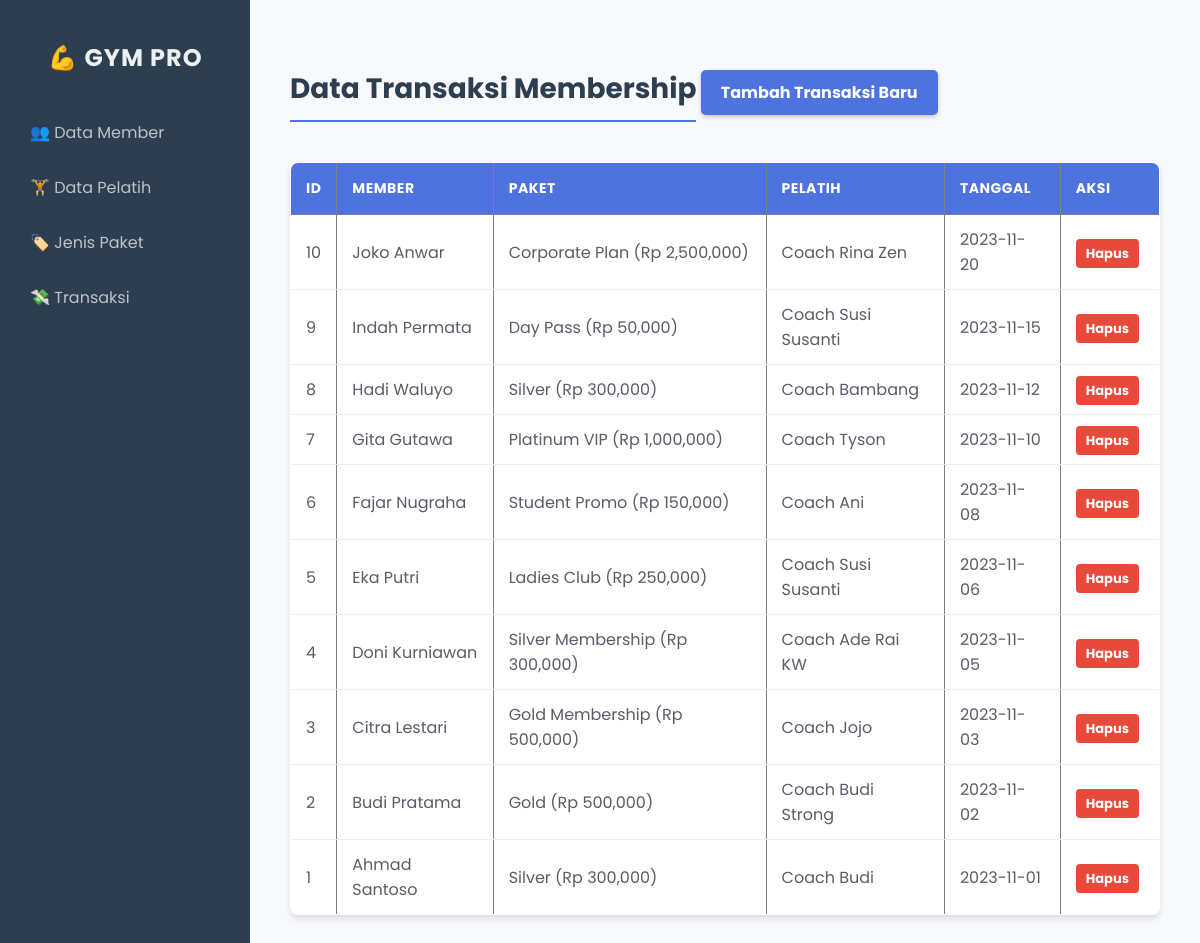
The app's page /index.php?page=transaksi with its own data.
### tables this page shows
CREATE TABLE `transaksi` (
  `id` int(11) NOT NULL,
  `id_member` int(11) DEFAULT NULL,
  `id_jenis` int(11) DEFAULT NULL,
  `id_pelatih` int(11) DEFAULT NULL,
  `tanggal_daftar` date DEFAULT NULL
);

CREATE TABLE `member` (
  `id` int(11) NOT NULL,
  `nama_member` varchar(100) NOT NULL,
  `no_telp` varchar(20) NOT NULL
);

CREATE TABLE `jenis_member` (
  `id` int(11) NOT NULL,
  `nama_jenis` varchar(50) NOT NULL,
  `harga` int(11) NOT NULL
);

CREATE TABLE `pelatih` (
  `id` int(11) NOT NULL,
  `nama_pelatih` varchar(100) NOT NULL,
  `keahlian` varchar(100) NOT NULL
);

### viewmodels/TransaksiViewModel.php (called while the page is built, shortened)
<?php
include_once __DIR__ . '/../models/Transaksi.php';
class TransaksiViewModel {
    public function fetchAll() {
        $database = new Database();
        $db = $database->getConnection();
        $transaksi = new Transaksi($db);
        return $transaksi->read();
    }
}
?>

### models/Transaksi.php (called while the page is built, shortened)
<?php
class Transaksi {
    private $conn;
    private $table_name = "transaksi";
    public function __construct($db) {
        $this->conn = $db;
    }
   public function read() {
        $query = "SELECT t.id, m.nama_member, j.nama_jenis, j.harga, p.nama_pelatih, t.tanggal_daftar
                  FROM " . $this->table_name . " t
                  JOIN member m ON t.id_member = m.id
                  JOIN jenis_member j ON t.id_jenis = j.id
                  JOIN pelatih p ON t.id_pelatih = p.id
                  ORDER BY t.id DESC";
        $result = $this->conn->query($query);
        return $result;
    }
}
?>

### views/transaksi_list.php (the view)
<?php
include_once 'viewmodels/TransaksiViewModel.php';
$viewModel = new TransaksiViewModel();
$viewModel->handleRequest();
$transaksi_list = $viewModel->fetchAll();
?>
<h3>Data Transaksi Membership</h3>
<a href="index.php?page=transaksi_form">Tambah Transaksi Baru</a>
<table border="1" cellpadding="10" cellspacing="0">
    <thead>
        <tr>
            <th>ID</th>
            <th>Member</th>
            <th>Paket</th>
            <th>Pelatih</th>
            <th>Tanggal</th>
            <th>Aksi</th>
        </tr>
    </thead>
    <tbody>
        <?php while($row = $transaksi_list->fetch_assoc()): ?>
        <tr>
            <td><?= $row['id'] ?></td>
            <td><?= $row['nama_member'] ?></td>
            <td><?= $row['nama_jenis'] ?> (Rp <?= number_format($row['harga']) ?>)</td>
            <td><?= $row['nama_pelatih'] ?></td>
            <td><?= $row['tanggal_daftar'] ?></td>
            <td>
                <a href="index.php?page=transaksi&action=delete&id=<?= $row['id'] ?>" onclick="return confirm('Hapus Data Transaksi?')">Hapus</a>
            </td>
        </tr>
        <?php endwhile; ?>
    </tbody>
</table>

### css/style.css (style rules this page uses)
:root { --primary-color: #4e73df; --secondary-color: #858796; --success-color: #1cc88a; --danger-color: #e74a3b; --dark-bg: #2c3e50; --light-bg: #f8f9fc; --card-bg: #ffffff; --text-color: #5a5c69; --heading-color: #2c3e50; }
body { font-family: 'Segoe UI', Tahoma, Geneva, Verdana, sans-serif; background-color: var(--light-bg); margin: 0; padding: 0; color: var(--text-color); display: flex; min-height: 100vh; }
h3 { color: var(--heading-color); font-size: 28px; margin-bottom: 20px; border-bottom: 2px solid var(--primary-color); display: inline-block; padding-bottom: 10px; }
table { width: 100%; border-collapse: collapse; background-color: var(--card-bg); box-shadow: 0 4px 6px rgba(0,0,0,0.1); border-radius: 8px; overflow: hidden; margin-top: 20px; }
table th { background-color: var(--primary-color); color: white; padding: 15px; text-align: left; text-transform: uppercase; font-size: 14px; letter-spacing: 0.5px; }
table td { padding: 12px 15px; border-bottom: 1px solid #eee; }
main > a { display: inline-block; background-color: var(--primary-color); color: white; padding: 10px 20px; text-decoration: none; border-radius: 5px; margin-bottom: 15px; font-weight: bold; box-shadow: 0 2px 4px rgba(0,0,0,0.2); transition: 0.2s; }
table a { text-decoration: none; padding: 5px 10px; border-radius: 4px; font-size: 13px; font-weight: bold; margin-right: 5px; }
table a[onclick] { background-color: var(--danger-color); color: white; }

### index.php (style rules this page uses)
body { font-family: 'Poppins', sans-serif; }

### records on screen
transaksi: id "10", id_member.nama_member "Joko Anwar", id_jenis.nama_jenis "Corporate Plan", id_jenis.harga "2,500,000", id_pelatih.nama_pelatih "Coach Rina Zen", tanggal_daftar "2023-11-20"
transaksi: id "9", id_member.nama_member "Indah Permata", id_jenis.nama_jenis "Day Pass", id_jenis.harga "50,000", id_pelatih.nama_pelatih "Coach Susi Susanti", tanggal_daftar "2023-11-15"
transaksi: id "8", id_member.nama_member "Hadi Waluyo", id_jenis.nama_jenis "Silver", id_jenis.harga "300,000", id_pelatih.nama_pelatih "Coach Bambang", tanggal_daftar "2023-11-12"
transaksi: id "7", id_member.nama_member "Gita Gutawa", id_jenis.nama_jenis "Platinum VIP", id_jenis.harga "1,000,000", id_pelatih.nama_pelatih "Coach Tyson", tanggal_daftar "2023-11-10"
transaksi: id "6", id_member.nama_member "Fajar Nugraha", id_jenis.nama_jenis "Student Promo", id_jenis.harga "150,000", id_pelatih.nama_pelatih "Coach Ani", tanggal_daftar "2023-11-08"
transaksi: id "5", id_member.nama_member "Eka Putri", id_jenis.nama_jenis "Ladies Club", id_jenis.harga "250,000", id_pelatih.nama_pelatih "Coach Susi Susanti", tanggal_daftar "2023-11-06"
transaksi: id "4", id_member.nama_member "Doni Kurniawan", id_jenis.nama_jenis "Silver Membership", id_jenis.harga "300,000", id_pelatih.nama_pelatih "Coach Ade Rai KW", tanggal_daftar "2023-11-05"
transaksi: id "3", id_member.nama_member "Citra Lestari", id_jenis.nama_jenis "Gold Membership", id_jenis.harga "500,000", id_pelatih.nama_pelatih "Coach Jojo", tanggal_daftar "2023-11-03"
transaksi: id "2", id_member.nama_member "Budi Pratama", id_jenis.nama_jenis "Gold", id_jenis.harga "500,000", id_pelatih.nama_pelatih "Coach Budi Strong", tanggal_daftar "2023-11-02"
transaksi: id "1", id_member.nama_member "Ahmad Santoso", id_jenis.nama_jenis "Silver", id_jenis.harga "300,000", id_pelatih.nama_pelatih "Coach Budi", tanggal_daftar "2023-11-01"
